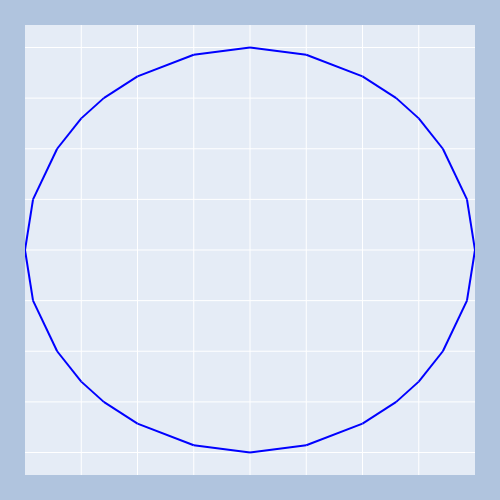

Here is the notebook cell this chart was saved with:
### Code cell
blank = np.zeros((500, 500), dtype='uint8')

marching_squares(lambda x, y: x**2 + y**2, blank, 4, 1)

### Figure 1 — Plotly figure (JSON) as saved in the notebook; plotly's stock layout.template omitted (floating-point values rounded to 4 significant figures)
{"data": [{"line": {"color": "rgb(0, 0, 255)"}, "mode": "lines", "showlegend": false, "type": "scatter", "x": [1, 1], "y": [5, 5]}, {"line": {"color": "rgb(0, 0, 255)"}, "mode": "lines", "showlegend": false, "type": "scatter", "x": [1, 1], "y": [5, 5]}, {"line": {"color": "rgb(0, 0, 255)"}, "mode": "lines", "showlegend": false, "type": "scatter", "x": [1.571, 2], "y": [3, 2.4]}, {"line": {"color": "rgb(0, 0, 255)"}, "mode": "lines", "showlegend": false, "type": "scatter", "x": [1.571, 1.143], "y": [3, 4]}, {"line": {"color": "rgb(0, 0, 255)"}, "mode": "lines", "showlegend": false, "type": "scatter", "x": [1, 1.143], "y": [5, 4]}, {"line": {"color": "rgb(0, 0, 255)"}, "mode": "lines", "showlegend": false, "type": "scatter", "x": [1.143, 1], "y": [6, 5]}, {"line": {"color": "rgb(0, 0, 255)"}, "mode": "lines", "showlegend": false, "type": "scatter", "x": [1.143, 1.571], "y": [6, 7]}, {"line": {"color": "rgb(0, 0, 255)"}, "mode": "lines", "showlegend": false, "type": "scatter", "x": [1.571, 2], "y": [7, 7.6]}, {"line": {"color": "rgb(0, 0, 255)"}, "mode": "lines", "showlegend": false, "type": "scatter", "x": [2.4, 3], "y": [2, 1.571]}, {"line": {"color": "rgb(0, 0, 255)"}, "mode": "lines", "showlegend": false, "type": "scatter", "x": [2, 2.4], "y": [2.4, 2]}, {"line": {"color": "rgb(0, 0, 255)"}, "mode": "lines", "showlegend": false, "type": "scatter", "x": [2.4, 2], "y": [8, 7.6]}, {"line": {"color": "rgb(0, 0, 255)"}, "mode": "lines", "showlegend": false, "type": "scatter", "x": [2.4, 3], "y": [8, 8.429]}, {"line": {"color": "rgb(0, 0, 255)"}, "mode": "lines", "showlegend": false, "type": "scatter", "x": [3, 4], "y": [1.571, 1.143]}, {"line": {"color": "rgb(0, 0, 255)"}, "mode": "lines", "showlegend": false, "type": "scatter", "x": [3, 4], "y": [8.429, 8.857]}, {"line": {"color": "rgb(0, 0, 255)"}, "mode": "lines", "showlegend": false, "type": "scatter", "x": [5, 5], "y": [1, 1]}, {"line": {"color": "rgb(0, 0, 255)"}, "mode": "lines", "showlegend": false, "type": "scatter", "x": [4, 5], "y": [1.143, 1]}, {"line": {"color": "rgb(0, 0, 255)"}, "mode": "lines", "showlegend": false, "type": "scatter", "x": [5, 4], "y": [9, 8.857]}, {"line": {"color": "rgb(0, 0, 255)"}, "mode": "lines", "showlegend": false, "type": "scatter", "x": [5, 5], "y": [1, 1]}, {"line": {"color": "rgb(0, 0, 255)"}, "mode": "lines", "showlegend": false, "type": "scatter", "x": [5, 6], "y": [1, 1.143]}, {"line": {"color": "rgb(0, 0, 255)"}, "mode": "lines", "showlegend": false, "type": "scatter", "x": [5, 6], "y": [9, 8.857]}, {"line": {"color": "rgb(0, 0, 255)"}, "mode": "lines", "showlegend": false, "type": "scatter", "x": [6, 7], "y": [1.143, 1.571]}, {"line": {"color": "rgb(0, 0, 255)"}, "mode": "lines", "showlegend": false, "type": "scatter", "x": [6, 7], "y": [8.857, 8.429]}, {"line": {"color": "rgb(0, 0, 255)"}, "mode": "lines", "showlegend": false, "type": "scatter", "x": [7, 7.6], "y": [1.571, 2]}, {"line": {"color": "rgb(0, 0, 255)"}, "mode": "lines", "showlegend": false, "type": "scatter", "x": [7.6, 8], "y": [2, 2.4]}, {"line": {"color": "rgb(0, 0, 255)"}, "mode": "lines", "showlegend": false, "type": "scatter", "x": [7.6, 8], "y": [8, 7.6]}, {"line": {"color": "rgb(0, 0, 255)"}, "mode": "lines", "showlegend": false, "type": "scatter", "x": [7, 7.6], "y": [8.429, 8]}, {"line": {"color": "rgb(0, 0, 255)"}, "mode": "lines", "showlegend": false, "type": "scatter", "x": [8, 8.429], "y": [2.4, 3]}, {"line": {"color": "rgb(0, 0, 255)"}, "mode": "lines", "showlegend": false, "type": "scatter", "x": [8.429, 8.857], "y": [3, 4]}, {"line": {"color": "rgb(0, 0, 255)"}, "mode": "lines", "showlegend": false, "type": "scatter", "x": [8.857, 9], "y": [4, 5]}, {"line": {"color": "rgb(0, 0, 255)"}, "mode": "lines", "showlegend": false, "type": "scatter", "x": [8.857, 9], "y": [6, 5]}, {"line": {"color": "rgb(0, 0, 255)"}, "mode": "lines", "showlegend": false, "type": "scatter", "x": [8.857, 8.429], "y": [6, 7]}, {"line": {"color": "rgb(0, 0, 255)"}, "mode": "lines", "showlegend": false, "type": "scatter", "x": [8, 8.429], "y": [7.6, 7]}], "layout": {"height": 500, "margin": {"b": 25, "l": 25, "r": 25, "t": 25}, "paper_bgcolor": "LightSteelBlue", "width": 500, "xaxis": {"dtick": 1, "showticklabels": false}, "yaxis": {"dtick": 1, "showticklabels": false}}}
